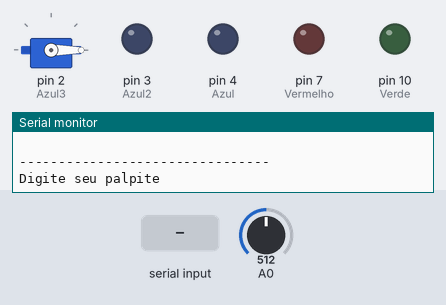
Bench run of a sketch on a simulated Arduino Uno, built with avr-gcc and run on an emulated ATmega328P. Parts: servo, output pins drawn as LEDs (lit = HIGH), the last lines printed to the serial monitor. Dashed ring = blinking. Inputs (shaded band) come from the test bench; at power-on: A0 = 512. Random numbers use the default seed unless the sketch sets one; pins used as bus, display or sensor lines are not drawn.

Above: at 1.9 s.
2.0 s: "90,45\n" received over Serial
At 3.2 s:
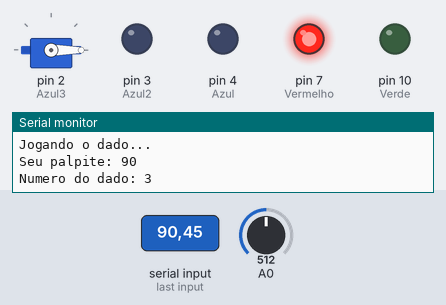
5.0 s: "3\n" received over Serial
At 6.9 s:
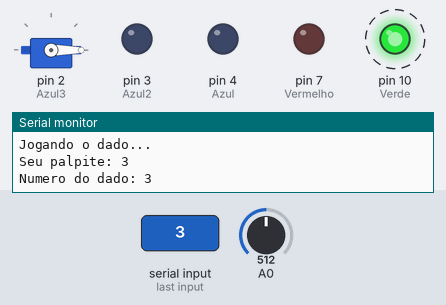
7.5 s: "5\n" received over Serial
At 10.3 s:
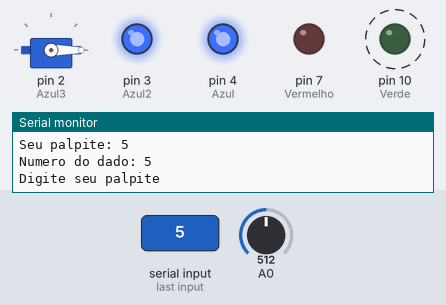
10.5 s: "1\n" received over Serial
At 10.8 s:
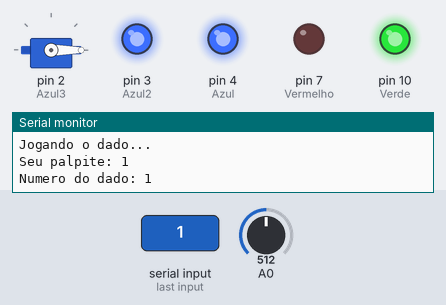
13.5 s: "3\n" received over Serial
At 18.3 s:
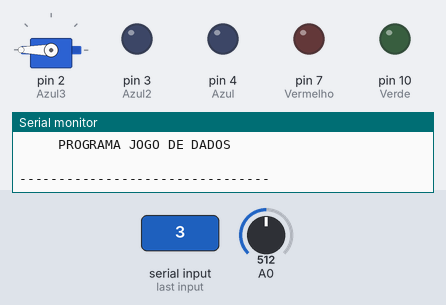
Timing chart, 0 to 20.1 s (numbered marks = the images above; inputs shaded):
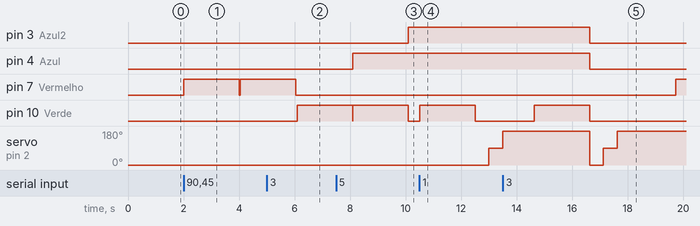

The sketch:

jogos_dados_servo_motor1__1_.ino
```cpp
#include <Servo.h>
Servo meuServo;
Servo motor;

int Vermelho = 7;
int Verde = 10;
int Azul = 4;
int Azul2 = 3;
int Azul3 = 2;
int ptsFeitos;

void cabecalho()
{
  Serial.println("--------------------------------");
  Serial.println("                                ");
  Serial.println("     PROGRAMA JOGO DE DADOS     ");
  Serial.println("                                ");
  Serial.println("--------------------------------");
  Serial.println();
  delay(1000);
}

void setup()
{
  pinMode(Verde, OUTPUT);
  pinMode(Vermelho, OUTPUT);
  pinMode(Azul, OUTPUT);
  pinMode(Azul2, OUTPUT);
  pinMode(Azul3, OUTPUT);
  motor.attach(2);
  motor.write(0);
  Serial.begin(9600);
}

void loop()
{
  randomSeed(analogRead(0));
  cabecalho();
  do{
    Serial.println("Digite seu palpite");
    while(! Serial.available());
    int palpite = Serial.parseInt();

    int numeroSorteado = random(1, 7);
    Serial.println("Jogando o dado...");


    Serial.println();
    Serial.println("Seu palpite: " + String(palpite));
    Serial.println("Numero do dado: " + String(numeroSorteado));
    if(palpite == numeroSorteado){
      digitalWrite(Verde, HIGH);
      delay(2000);
      digitalWrite(Verde, LOW);
      ptsFeitos += 1;
    }else{
      digitalWrite(Vermelho, HIGH);
      delay(2000);
      digitalWrite(Vermelho, LOW);
      Serial.println("Que pena, tente novamente");
      ptsFeitos = 0;
    }
  if(ptsFeitos == 1){
  digitalWrite(Azul, HIGH);
  }else if(ptsFeitos == 2){
  digitalWrite(Azul2, HIGH);
  }else if(ptsFeitos == 3){
  digitalWrite(Azul3, HIGH);
  }else{
  digitalWrite(Azul, LOW);
  digitalWrite(Azul2, LOW);
  digitalWrite(Azul3, LOW);
  }
  Serial.println();
}while(ptsFeitos <= 2);
  Serial.println("Parabens, voce ganhou");
  motor.write(0);
  delay(500);

  motor.write(90);
  delay(500);

  motor.write(180);
}
```

Measured:
- after the input at 2.0 s, pin 7 (Vermelho): LOW → HIGH at once, → LOW 2.0 s later, → HIGH 0.04 s later
- after the input at 5.0 s, pin 10 (Verde): LOW → HIGH after 1.1 s
- after the input at 7.5 s, pin 3 (Azul2): LOW → HIGH after 2.6 s
- after the input at 10.5 s, pin 10 (Verde): LOW → HIGH at once, → LOW 2.0 s later; servo on pin 2 (Azul3): 0° → 90° after 2.5 s
- after the input at 13.5 s, pin 10 (Verde): LOW → HIGH after 1.1 s, → LOW 2.0 s later
